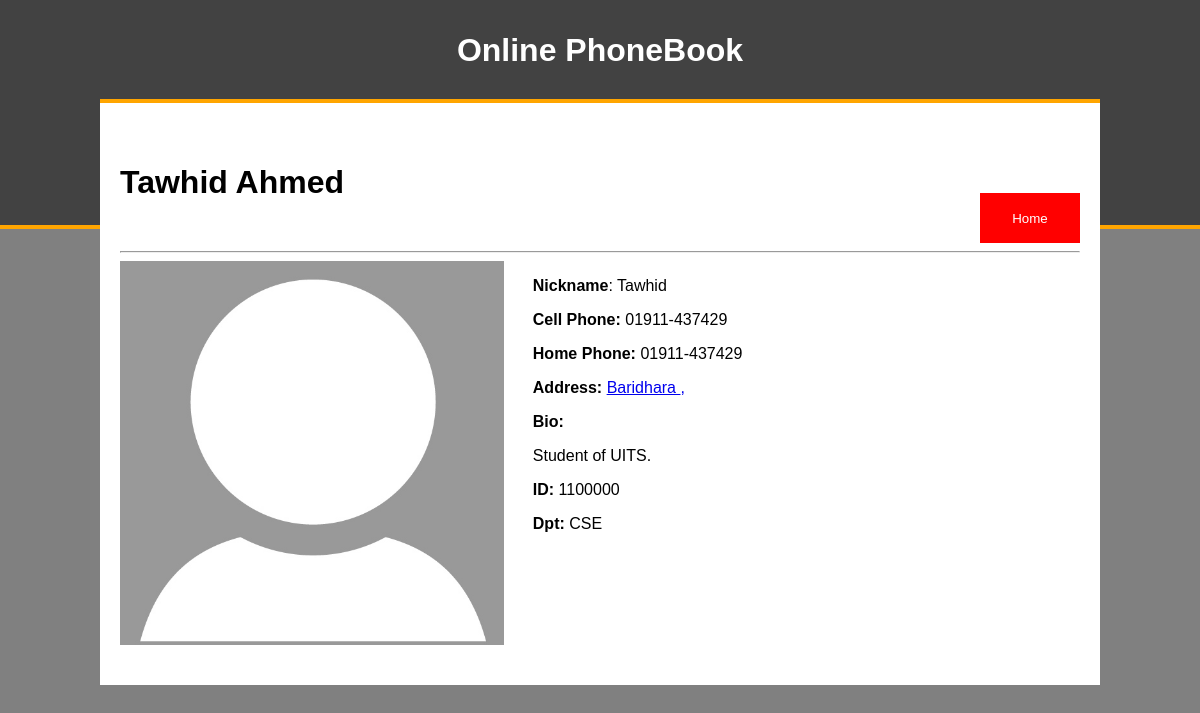
The page /phonebook_finish/contact.php?id=29 on the database its author committed.
### tables this page shows
CREATE TABLE IF NOT EXISTS `contacts` (
  `contact_id` int(11) NOT NULL AUTO_INCREMENT,
  `contact_fname` varchar(100) NOT NULL,
  `contact_lname` varchar(100) NOT NULL,
  `contact_nickname` varchar(100) NOT NULL,
  `contact_cphone` varchar(50) NOT NULL,
  `contact_hphone` varchar(50) NOT NULL,
  `contact_wphone` varchar(50) NOT NULL,
  `contact_address` varchar(100) NOT NULL,
  `contact_city` varchar(50) NOT NULL,
  `contact_state` varchar(50) NOT NULL,
  `contact_zipcode` varchar(50) NOT NULL,
  `contact_profile` varchar(255) NOT NULL,
  `contact_notes` longblob NOT NULL,
  `contact_status` enum('0','1') NOT NULL DEFAULT '1',
  PRIMARY KEY (`contact_id`)
);

### phonebook_finish/contact.php (the view, shortened to what this page needs)
<?php
	if (isset($_GET['id'])) {
		$contact_id = $_GET['id'];
		require_once"connection.php";
		$contacts = array();
		$all_contacts = "select * from contacts where contact_id = '$contact_id'";
		$sql_all_contacts = $conn->query($all_contacts);
		while ($row = mysqli_fetch_assoc($sql_all_contacts)) {
			$contacts[] = $row;
		}
		foreach ($contacts as $contact);
	}
 ?>
<!DOCTYPE html>
<html>
<head>
	<?php include"includes/head.inc"; ?>
</head>
<body>
	<div class="wrapper">
		<?php include"includes/header.inc"; ?>
		<div class="content">
				<div class="floatl"><h1><?php echo $contact["contact_fname"] . " " . $contact["contact_lname"]; ?></h1></div>
				<a class="floatr" href="index.php"><input class="cancel_contact_button" type="button" value="Home"></a>
				<hr>
				<div class="contact">
					<img src="img/default_profile_pic.jpg" alt="default image"  width="40%" style="float:left;">
					<div class="contact_info">
						<p><b>Nickname</b>: <?php echo $contact["contact_nickname"] ?></p>
						<p><b>Cell Phone:</b> <?php echo $contact["contact_cphone"] ?></p>
						<p><b>Home Phone:</b> <?php echo $contact["contact_hphone"] ?></p>
						<p><b>Address:</b> <a href="http://maps.google.com/?q=<?php echo $contact["contact_address"] . " " . $contact["contact_city"] . ", " . $contact["contact_state"] . " " . $contact["contact_zipcode"]?>"><?php echo $contact["contact_address"] . " " . $contact["contact_city"] . ", " . $contact["contact_state"] . " " . $contact["contact_zipcode"]?></a></p>
						<p><b>Bio:</b> <?php echo $contact["contact_notes"] ?></p>
					</div>
				</div>
			</div>
		</div>
</body>
</html>

### phonebook_finish/css/styles.css (style rules this page uses)
body { font-family:helvetica, arial, sans-serif; padding:0; margin:0; background-color:grey; }
.floatl { float:left; }
.floatr { float:right; }
.wrapper { width:100%; }
.content { width:80%; margin:-130px auto 0 auto; background-color:#ffffff; border-top:4px solid orange; padding:40px 20px; }
.contact { width:100%; }
.contact_info { width:57%; float:right; margin-left:3%; }
.cancel_contact_button { width: 100px; height: 50px; background-color:red; color:#ffffff; border:none; margin-top:50px; }

### rows shown on the page
contacts: contact_fname "Tawhid", contact_lname "Ahmed", contact_nickname "Tawhid", contact_cphone "01911-437429", contact_hphone "01911-437429", contact_address "Baridhara", contact_notes "Student of UITS. ID: 1100000 Dpt: CSE"
